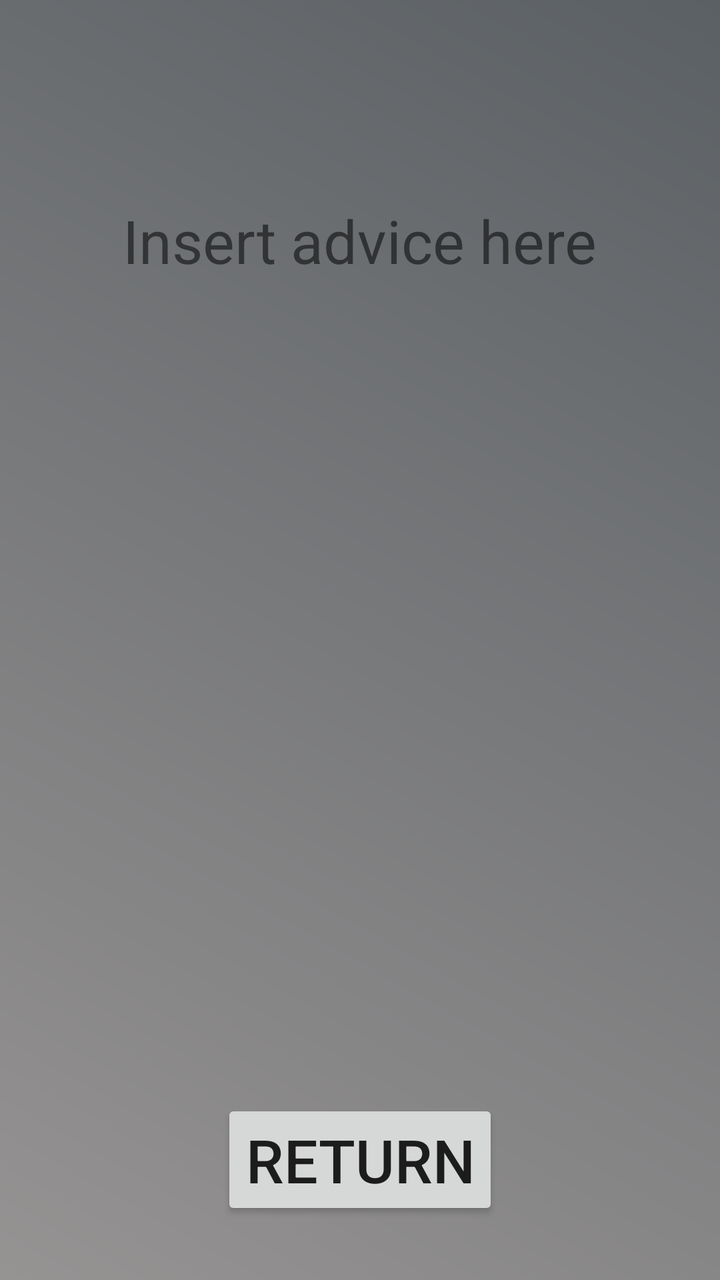
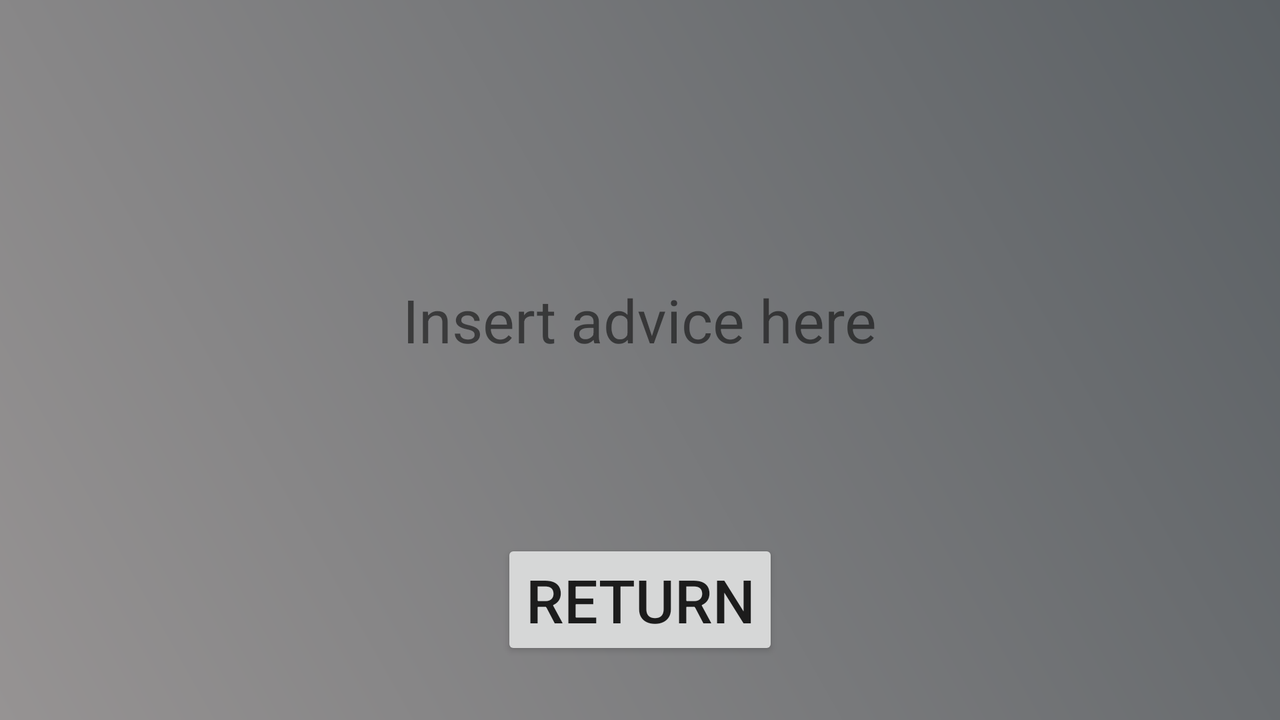

One screen, two layout resources from the same app: the default and the repository's alternative for another configuration. Each is rendered where Android would select it; the XML of both is given below.
<!-- AndroidManifest.xml: application theme AppTheme -->
<!-- res/layout/fragment_review.xml -->
<?xml version="1.0" encoding="utf-8"?>
<RelativeLayout xmlns:android="http://schemas.android.com/apk/res/android"
    xmlns:tools="http://schemas.android.com/tools"
    android:layout_width="match_parent"
    android:layout_height="match_parent"
    android:background="@drawable/gradient"
    tools:context=".reviewFragment">
    <TextView
        android:id="@+id/suggestion"
        android:layout_centerHorizontal="true"
        android:layout_marginTop="100sp"
        android:text="Insert advice here"
        android:layout_marginLeft="20dp"
        android:layout_marginRight="20dp"
        android:textSize="30sp"
        android:layout_width="wrap_content"
        android:layout_height="wrap_content" />
    <Button
        android:id="@+id/back"
        android:layout_width="wrap_content"
        android:layout_height="wrap_content"
        android:layout_marginBottom="30dp"
        android:textSize="30sp"
        android:layout_centerHorizontal="true"
        android:layout_alignParentBottom="true"
        android:text="Return">
    </Button>

</RelativeLayout>
<!-- resources referenced by this layout -->
<resources>
  <!-- drawable gradient (drawable) -->
  <?xml version="1.0" encoding="utf-8"?>
  <shape
      xmlns:android="http://schemas.android.com/apk/res/android">
      <gradient
          android:type="linear"
          android:angle="45"
          android:startColor="#969393"
          android:endColor="#5B6064"
      />
  </shape>
  <style name="AppTheme" parent="Theme.AppCompat.Light.DarkActionBar">
          
          <item name="colorPrimary">@color/colorPrimary</item>
          <item name="colorPrimaryDark">@color/colorPrimaryDark</item>
          <item name="colorAccent">@color/colorAccent</item>
      </style>
  <color name="colorPrimary">#008577</color>
  <color name="colorPrimaryDark">#00574B</color>
  <color name="colorAccent">#F5F5F5</color>
</resources>
<!-- res/layout-land/fragment_review.xml (the repository's variant of the layout above) -->
<!-- drawn on the phone turned sideways -->
<?xml version="1.0" encoding="utf-8"?>
<RelativeLayout xmlns:android="http://schemas.android.com/apk/res/android"
    xmlns:tools="http://schemas.android.com/tools"
    android:layout_width="match_parent"
    android:layout_height="match_parent"
    android:background="@drawable/gradient"
    tools:context=".reviewFragment">
    <TextView
        android:id="@+id/suggestion"
        android:layout_centerHorizontal="true"
        android:layout_marginTop="100sp"
        android:text="Insert advice here"
        android:layout_marginLeft="20dp"
        android:layout_marginRight="20dp"
        android:layout_alignBottom="@+id/back"
        android:layout_marginBottom="150dp"
        android:textSize="30sp"
        android:layout_width="wrap_content"
        android:layout_height="wrap_content" />
    <Button
        android:id="@+id/back"
        android:layout_width="wrap_content"
        android:layout_height="wrap_content"
        android:layout_marginBottom="30dp"
        android:textSize="30sp"
        android:layout_centerHorizontal="true"
        android:layout_alignParentBottom="true"
        android:text="Return">
    </Button>

</RelativeLayout>
